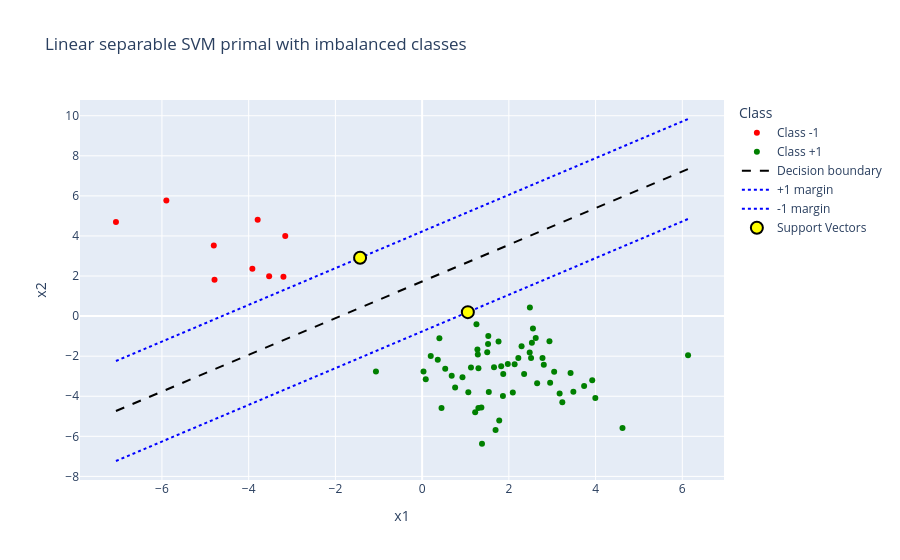

Notebook code cell kept with this figure:
### Code cell
np.random.seed(1947)

# Class imbalance
n_pos =60 
n_neg = 10 

# Class -1 
X_neg = np.random.multivariate_normal([-4, 3], [[2, 0], [0, 2]], n_neg)

# Class +1 
X_pos = np.random.multivariate_normal([2, -3], [[2, 0], [0, 2]], n_pos)

# Combine
X = np.vstack((X_neg, X_pos))
y = np.array([-1.0]*n_neg + [1.0]*n_pos)

# readable labels
labels = np.where(y == 1, "Class +1", "Class -1")

# Plot
fig = px.scatter(
    x=X[:, 0],y=X[:, 1],
    color=labels,title="Linear separable SVM primal with imbalanced classes",
    color_discrete_map={"Class -1": "red","Class +1": "green"},labels={"x": "x1","y": "x2","color": "Class"})


w,b = linear_separable_svm_primal(X,y)
print(f'Weights: {w}')
print(f'Bias: {b:.8f}')

# Create x values
x_line = np.linspace(np.min(X[:,0]), np.max(X[:,0]), 100)

# Decision boundary
y_boundary = (-w[0]*x_line - b) / w[1]

fig.add_scatter(
    x=x_line,y=y_boundary,
    mode="lines",name="Decision boundary",
    line=dict(color="black", dash="dash"))

# Margin lines (SVM gutters)
y_margin_pos = (-w[0]*x_line - b - 1) / w[1]
y_margin_neg = (-w[0]*x_line - b + 1) / w[1]

fig.add_scatter(
    x=x_line,
    y=y_margin_pos,
    mode="lines",
    name="+1 margin",
    line=dict(color="blue", dash="dot")
)

fig.add_scatter(
    x=x_line,
    y=y_margin_neg,
    mode="lines",
    name="-1 margin",
    line=dict(color="blue", dash="dot")
)

# Compute margins
margins = y * (X @ w + b)

tol = 1e-5
support_mask = np.abs(margins - 1) < tol

support_vectors = X[support_mask]

fig.add_scatter(
    x=support_vectors[:, 0],y=support_vectors[:, 1],
    mode="markers",name="Support Vectors",
    marker=dict(color="yellow",size=12,line=dict(color="black", width=2)))

fig.show()
